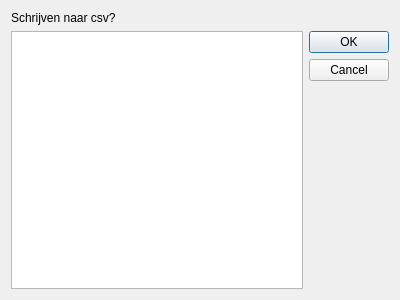
<?xml version="1.0" encoding="UTF-8"?>
<ui version="4.0">
 <class>CsvData</class>
 <widget class="QDialog" name="CsvData">
  <property name="geometry">
   <rect>
    <x>0</x>
    <y>0</y>
    <width>400</width>
    <height>300</height>
   </rect>
  </property>
  <property name="windowTitle">
   <string>Dialog</string>
  </property>
  <layout class="QVBoxLayout" name="verticalLayout">
   <item>
    <widget class="QLabel" name="label">
     <property name="text">
      <string>Schrijven naar csv?</string>
     </property>
    </widget>
   </item>
   <item>
    <layout class="QHBoxLayout" name="horizontalLayout_2">
     <item>
      <widget class="QTextEdit" name="CsvTxt">
       <property name="readOnly">
        <bool>true</bool>
       </property>
      </widget>
     </item>
     <item>
      <widget class="QDialogButtonBox" name="buttonBox">
       <property name="orientation">
        <enum>Qt::Vertical</enum>
       </property>
       <property name="standardButtons">
        <set>QDialogButtonBox::Cancel|QDialogButtonBox::Ok</set>
       </property>
      </widget>
     </item>
    </layout>
   </item>
  </layout>
 </widget>
 <resources/>
 <connections>
  <connection>
   <sender>buttonBox</sender>
   <signal>accepted()</signal>
   <receiver>CsvData</receiver>
   <slot>accept()</slot>
   <hints>
    <hint type="sourcelabel">
     <x>248</x>
     <y>254</y>
    </hint>
    <hint type="destinationlabel">
     <x>157</x>
     <y>274</y>
    </hint>
   </hints>
  </connection>
  <connection>
   <sender>buttonBox</sender>
   <signal>rejected()</signal>
   <receiver>CsvData</receiver>
   <slot>reject()</slot>
   <hints>
    <hint type="sourcelabel">
     <x>316</x>
     <y>260</y>
    </hint>
    <hint type="destinationlabel">
     <x>286</x>
     <y>274</y>
    </hint>
   </hints>
  </connection>
 </connections>
</ui>
